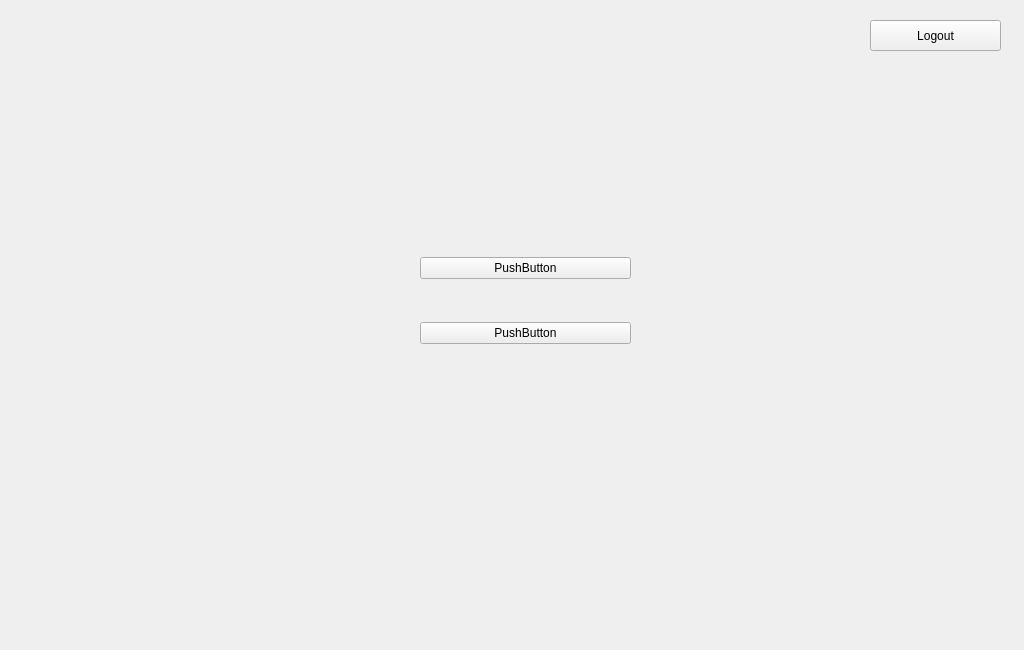
<?xml version="1.0" encoding="UTF-8"?>
<ui version="4.0">
 <class>AdminWindow</class>
 <widget class="QWidget" name="AdminWindow">
  <property name="geometry">
   <rect>
    <x>0</x>
    <y>0</y>
    <width>1024</width>
    <height>650</height>
   </rect>
  </property>
  <property name="windowTitle">
   <string>Form</string>
  </property>
  <widget class="QPushButton" name="pushButton">
   <property name="geometry">
    <rect>
     <x>870</x>
     <y>20</y>
     <width>131</width>
     <height>31</height>
    </rect>
   </property>
   <property name="text">
    <string>Logout</string>
   </property>
  </widget>
  <widget class="QWidget" name="">
   <property name="geometry">
    <rect>
     <x>420</x>
     <y>220</y>
     <width>211</width>
     <height>161</height>
    </rect>
   </property>
   <layout class="QVBoxLayout" name="verticalLayout">
    <item>
     <widget class="QPushButton" name="pushButton_2">
      <property name="text">
       <string>PushButton</string>
      </property>
     </widget>
    </item>
    <item>
     <widget class="QPushButton" name="pushButton_3">
      <property name="text">
       <string>PushButton</string>
      </property>
     </widget>
    </item>
   </layout>
  </widget>
 </widget>
 <resources/>
 <connections/>
</ui>
